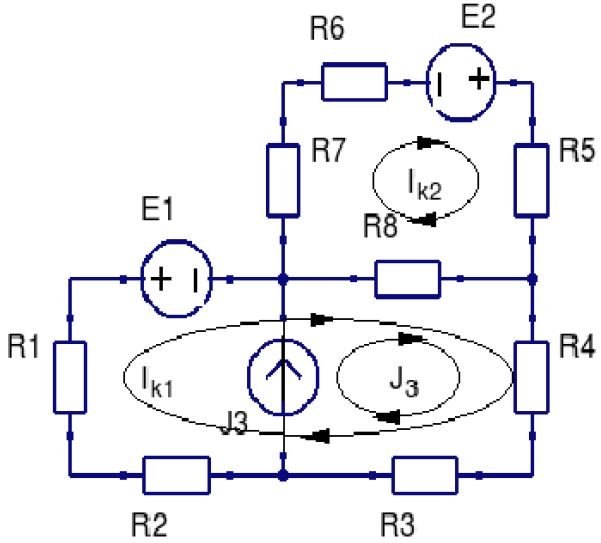
%> input picture LabDarbs4Atskaite/uzdevums.JPG, 601 x 543 px
$ octave labDarbs4Atskaite.m   (GNU Octave 9; MATLAB toolbox functions it lacks are replaced by stand-ins)
%> lines starting %> are read from the running program, lines starting %| are printed output that depends on the picture
### LabDarbs4Atskaite/lab3_fun.m
function y = lab3_fun(t)
if nargin == 0 % number of input argument
    t = 0:0.01:6.0;
end
t_constf = (t>=0.0)&(t<1); t_const = t(t_constf);
t_noisef = (t>=1)&(t<3.0); t_noise = t(t_noisef);
t_sinf = (t>=3.0)&(t<3.5); t_sin = t(t_sinf);
t_zerof = (t>=3.5)&(t<5.5); t_zero = t(t_zerof);
t_sawf = (t>=5.5)&(t<=6.0); t_saw = t(t_sawf);
%% Konstantes signāls
y_const = zeros(size(t_const))+3.0;
%% trokšņa signāls
y_noise = 3.0*rand(size(t_noise))-1.5;
%% sinusoīda
A0=0; A=3.0;
T = (3.5-3.0)/1.5;
f = 1/T;
delay=3.0;
y_sin=A0+A*sin(2*pi*f*(t_sin-delay));
%% Nuļļu signāls
y_zero = zeros(size(t_zero));
%% Lineāri mainīga funkcija
k = (0.25-0)/(5.5-6.0); % slīpuma koeficients
delay = 6.0; % sākumpunkta pacelšana uz 0.5/2
y_saw = k*(t_saw - delay);
%% apvienosim visu vienā vektorā
t = [t_const,t_noise,t_sin,t_zero,t_saw];
y = [y_const,y_noise,y_sin,y_zero,y_saw];
% [6 lines of commented-out code are left out]

### LabDarbs4Atskaite/labDarbs4Atskaite.m
%% 4. laboratorijas darbs
% Kontūrstrāvas metode (KSM)

% Vladimirs Fedorovičs, REBM02, 041RDB182

a = imread("uzdevums.JPG");
%> a is the input picture: size 543x601x3 uint8; mean R, G, B 237.5, 237.4, 241.8
image(a)
%%
% Dots:
t = 0:0.01:6.0; % tāds pats kā 3. laborā
E1 = 6+zeros(size(t));
E2 = sin(1*t);
J3 = lab3_fun(t);
R1=1; R2=2; R3=3; R4=4; R5=2; R6=6; R7=7; R8=8;
%% Uzdevumi:
% 1. UR8 - ?
% 2. PR8 - ?
% 3. Pārbaudīt un attēlot Kirhofa sprieguma likumu 3. kontūram
% NB! Trešā kontūra šim variantam nemaz nav, tādēļ pārbaudīšu 2. kontūram

%% Risinājums:
% Uzrakstīsim matricas ar sastādīto vienādojumu

R = [ R1+R2+R3+R4+R8   -R8
     -R8             R8+R7+R6+R5];
E = [-E1-J3*(R8+R4+R3); E2+J3*R8]; % tā kā vērtības ir vektori, tad arī transponēt nav nepieciešams!
Ik = R\E; % Gausa izslēgšanas metode VS aprēķinam
IR8 = Ik(2,:)-(Ik(1,:)+J3);
UR8 = IR8*R8;
PR8 = IR8.*UR8;

% Uzzīmēsim
figure(2)
plot(t,UR8,t,PR8)
legend('UR8','PR8')
yyaxis left
ylabel('spriegums')
yyaxis right
ylabel('jauda')
xlabel('t,s')
grid
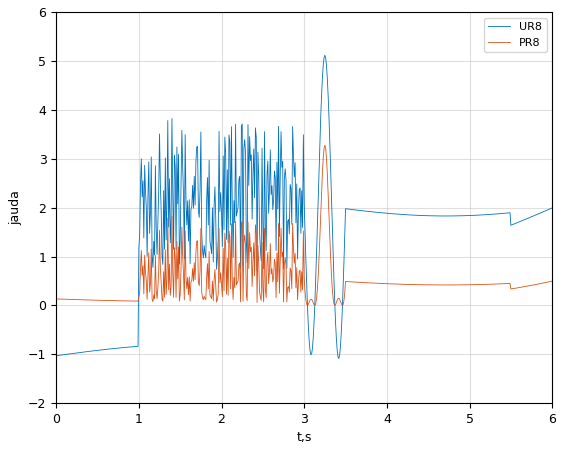
%> figure redrawn from the program's plot data; curve peaks at x = 3.25, y = 5.12; curve peaks at x = 3.25, y = 3.27

%% Rezultātu pārbaude
% pābaudīsim Kirhofa sprieguma likumu 2. kontūram
% UR5+UR6+UR7+UR8==E2
% pārnesīsim visu vienā pusē
% UR5+UR6+UR7+UR8-E2==0
% un pielīdzināsim kādam mainīgajam
% UTst = UR5+UR6+UR7+UR8-E2;
UR5 = Ik(2,:)*R5;
UR6 = Ik(2,:)*R6;
UR7 = Ik(2,:)*R7;
UTst = UR5+UR6+UR7+UR8-E2;
% un uzzīmēsim
figure(3)
plot(t,UTst)
xlabel('t,s')
grid
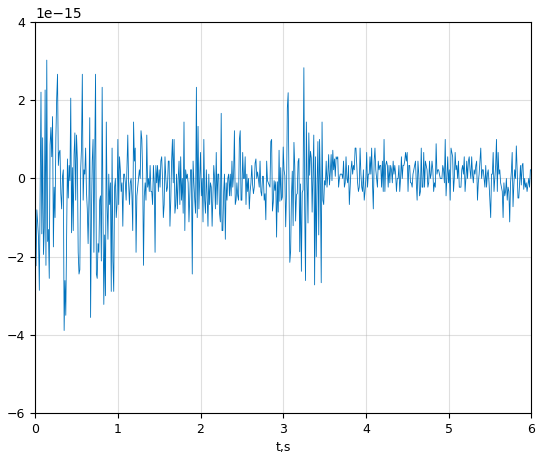
%> figure redrawn from the program's plot data; curve peaks at x = 0.14, y = 3.03e-15

%% Secinājums
% Tā teikt, bakstoties un eksperimentējot dabūju, lai kontūrstrāvas tiek
% aprēķinātas korekti. Sitos ilgi, bet esmu ļoti apmierināts ar rezultātiem
% :) Vēl ilgāk sitos, lai rezultātu pārbaude tiešām gala rezultātā būtu
% korekta un tuvinātos nullei. Dēļ tā arī nododu šo atskaiti pēdējā
% brīdī... :D Negribēju prasīt padomu Tev, jo tā jau biji palīdzējis ar
% vienādojuma sastādīšanu. Tāpēc cīnījos ar paša spēkiem.
